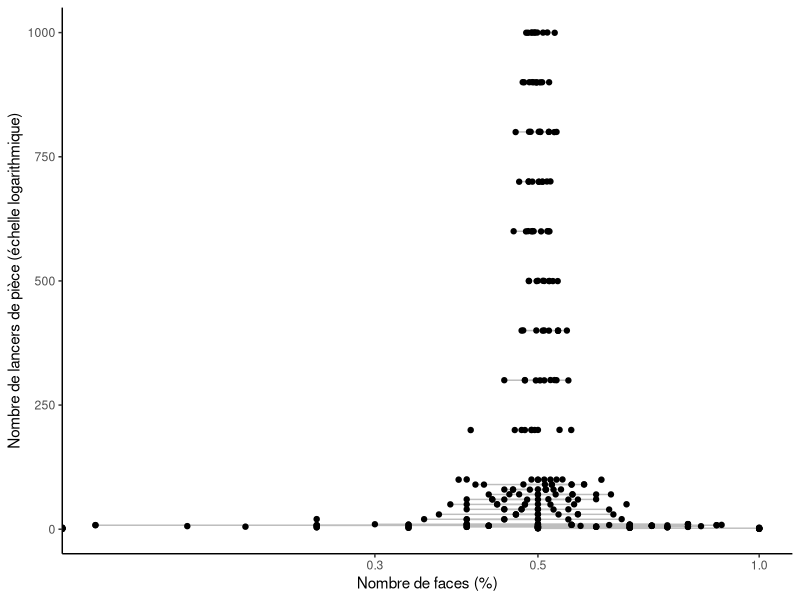
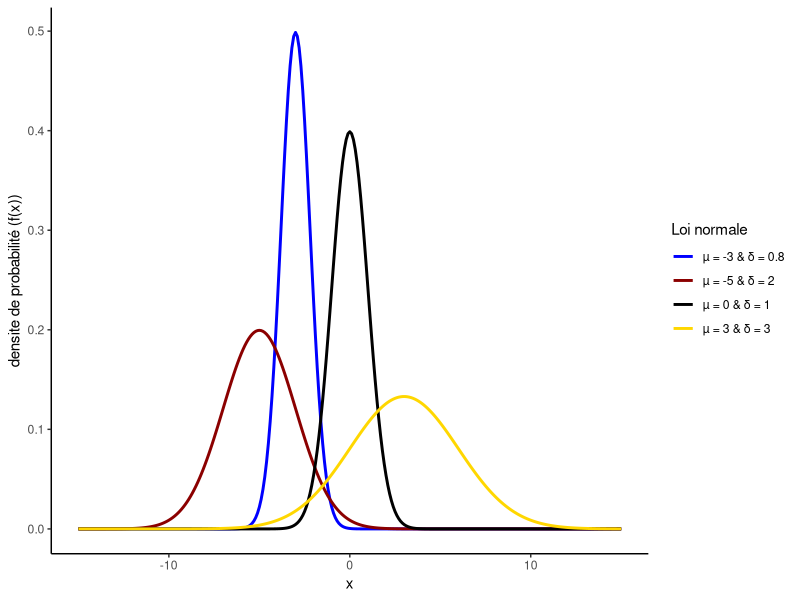
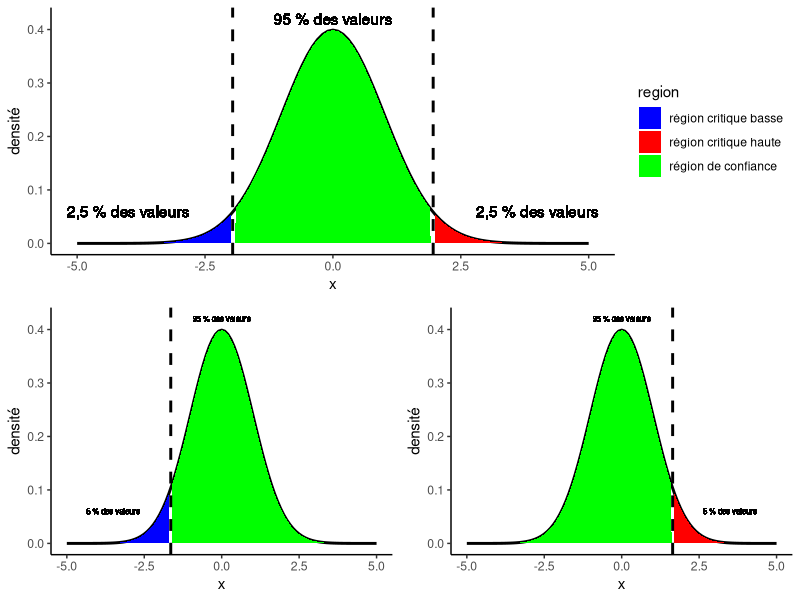
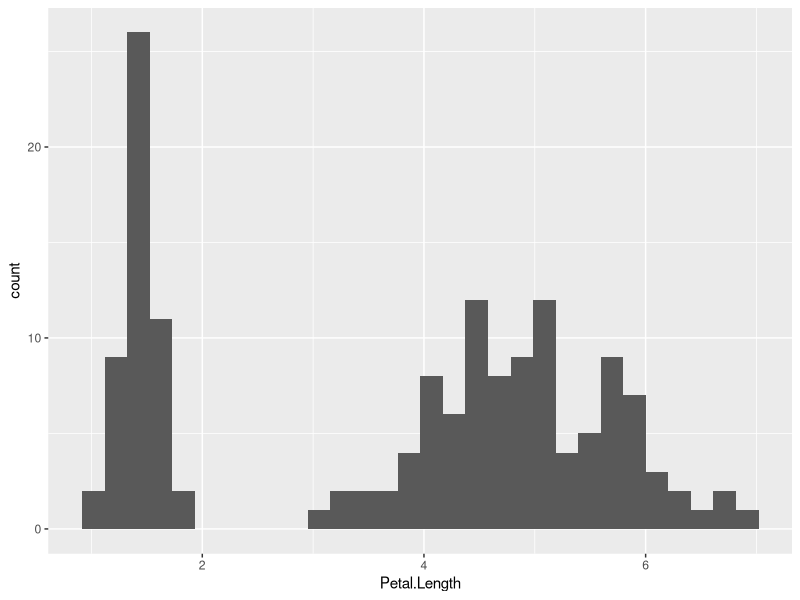
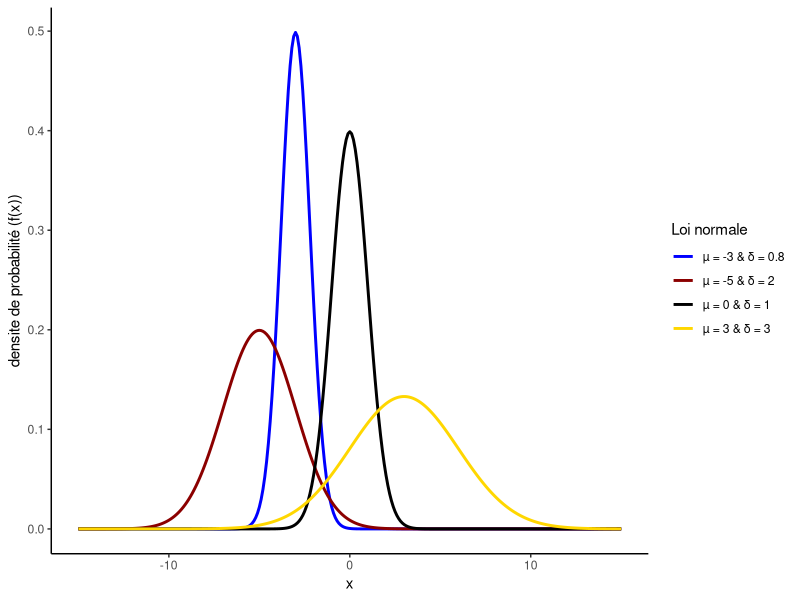

R code for these plots, in order: (Note: this script raises an error after producing the figures.)
## ---- chunk 1
#| label = "setup",
#| include = FALSE
knitr::opts_chunk$set(echo = TRUE, message = FALSE, warning = FALSE)
## ---- chunk 2
#| label: "initialisation et fixation de la graine aléatoire"

library(tidyverse)

# fixe la graine à 105
set.seed(105)

## ---- chunk 3
#| label = "lancer_pieces"
# création d'un vecteur contenant le nombre de lancers
nb_lancers <- c(
  1:9, # 1, 2, 3... 9
  seq(from = 10, to = 100, by = 10), # 10, 20... 100
  seq(from = 200, to = 1000, by = 100) # 200, 300... 1000
)

# 10 simulations pour chaque valeurs de nb_lancers de pièces
purrr::map(
  c(1:10),
  ~ bind_rows(
    bind_cols(
      nb_lancers = nb_lancers,
      nb_lancers %>% 
        purrr::map(
          ~ rbinom(.x, 1, 0.5)
        ) %>% 
        purrr::map(sum) %>% 
        purrr::map(as_tibble) %>% 
        bind_rows() %>% 
        rename(nb_faces = value)
    )
  )
) %>% 
  bind_rows() %>% # mise en commun des lignes
  mutate(
    pourcentage_face = nb_faces /nb_lancers # calcul du pourcentage de réussites
  ) %>% # création du graphique
  ggplot() + 
  aes(y = nb_lancers, x = pourcentage_face, group = nb_lancers) +
  geom_boxplot(color = "grey") + # ajout des boîtes à moustaches
  geom_jitter() + # ajout des points
  scale_x_log10() + # choix d'une échelle logarthmique
  theme_classic() +
  labs(
    y = "Nombre de lancers de pièce (échelle logarithmique)",
    x = "Nombre de faces (%)"
  )

## ---- chunk 4
#| label = "loi_normale"

# choix de l'intervalle de représentation
intervalle <- seq(-15, 15, 0.1)

# loi normale de paramètres µ égale à -5, -3, 0 ou 3 et σ égale à 2, 0.8, 1 ou 3
tibble(
  loi_normale = 
    rep(
      c(
        "µ = 0 & \U03B4 = 1", 
        "µ = 3 & \U03B4 = 3", 
        "µ = -3 & \U03B4 = 0.8", 
        "µ = -5 & \U03B4 = 2"
      ), 
      each = length(intervalle)
    ),
  x = rep(intervalle, 4),
  densite = 
    c(
      dnorm(intervalle, mean = 0, sd = 1),
      dnorm(intervalle, mean = 3, sd = 3),
      dnorm(intervalle, mean = -3, sd = 0.8),
      dnorm(intervalle, mean = -5, sd = 2))
) %>% 
  ggplot() +
  aes(x = x, y = densite, color = loi_normale) +
  geom_line(size = 1) +
  theme_classic() +
  scale_color_manual(values = c("blue", "dark red", "black", "gold")) +
  ylab("densite de probabilité (f(x))") +
  labs(color = "Loi normale")

ggsave("img/loi_normale.png")

## ---- chunk 5
#| label = "expl_loi_normale_test_bi_uni_lateral"

# choix de l'intervalle de représentation
intervalle <- seq(-5, 5, 0.1)

# test bilatéral
bilateral <- tibble(
  x = intervalle,
  "densité" = dnorm(intervalle, mean = 0, sd = 1),
  region = 
    case_when(
      x < qnorm(0.025) ~ "région critique basse",
      x < qnorm(0.975) ~ "région de confiance",
      TRUE ~ "région critique haute"
    )
) %>% 
  ggplot() +
  aes(x = x, y = `densité`) +
  geom_line(size = 1) +
  geom_area(aes(fill = region)) +
  scale_fill_manual(values = c("blue", "red", "green")) +
  geom_vline(xintercept = qnorm(0.025), size = 1, linetype = "dashed") + 
  geom_vline(xintercept = qnorm(0.975), size = 1, linetype = "dashed") + 
  geom_text(aes(x = -4, y = 0.06, label = "2,5 % des valeurs")) +
  geom_text(aes(x = 4, y = 0.06, label = "2,5 % des valeurs")) +
  geom_text(aes(x = 0, y = 0.42, label = "95 % des valeurs")) +
  theme_classic()

# test unilatéral à gauche
unilateral_gauche <- tibble(
  x = intervalle,
  "densité" = dnorm(intervalle, mean = 0, sd = 1),
  region = 
    case_when(
      x < qnorm(0.05) ~ "région critique basse",
      TRUE ~ "région de confiance"
    )
) %>% 
  ggplot() +
  aes(x = x, y = `densité`) +
  geom_line(size = 1) +
  geom_area(aes(fill = region)) +
  scale_fill_manual(values = c("blue", "green")) +
  geom_vline(xintercept = qnorm(0.05), size = 1, linetype = "dashed") + 
  geom_text(aes(x = -3.5, y = 0.06, label = "5 % des valeurs"), size = 2) +
  geom_text(aes(x = 0, y = 0.42, label = "95 % des valeurs"), size = 2) +
  theme_classic() +
  theme(legend.position = "none")

# test unilatéral à droite
unilateral_droit <- tibble(
  x = intervalle,
  "densité" = dnorm(intervalle, mean = 0, sd = 1),
  region = 
    case_when(
      x > qnorm(0.95) ~ "région critique haute",
      TRUE ~ "région de confiance"
    )
) %>% 
  ggplot() +
  
  aes(x = x, y = `densité`) +
  geom_line(size = 1) +
  geom_area(aes(fill = region)) +
  scale_fill_manual(values = c("red", "green")) +
  geom_vline(xintercept = qnorm(0.95), size = 1, linetype = "dashed") + 
  geom_text(aes(x = 3.5, y = 0.06, label = "5 % des valeurs"), size = 2) +
  geom_text(aes(x = 0, y = 0.42, label = "95 % des valeurs"), size = 2) +
  theme_classic() +
  theme(legend.position = "none")

library(cowplot)
ggdraw() +
  draw_plot(bilateral, 0, .5, 1, .5) +
  draw_plot(unilateral_gauche, 0, 0, .5, .5) +
  draw_plot(unilateral_droit, .5, 0, .5, .5)

## ---- chunk 6
#| label = "visualisation_du_jeu_de_donnees"

iris %>% View()

iris %>% 
  ggplot() +
  aes(x = Petal.Length) +
  geom_histogram()

## ---- chunk 7
#| label = "test_shapiro",
#| error = TRUE

shapiro.test(rnorm(n = 6000, mean = 5, sd = 3))

shapiro.test(
  iris$Petal.Length
)

ggplot(iris) +
  aes(x = Petal.Length, fill = Species) +
  geom_histogram(bins = 35)

shapiro.test((iris %>% filter(Species == "setosa"))$Petal.Length)

shapiro.test((iris %>% filter(Species == "versicolor"))$Petal.Length)

iris %>% 
  filter(Species == "setosa") %>% 
  ggplot(aes(x = Petal.Length)) +
  geom_histogram()

iris %>% 
  filter(Species == "versicolor") %>% 
  ggplot(aes(x = Petal.Length)) +
  geom_histogram()

## ---- chunk 8
#| label = "qqplot"
iris %>%
  ggplot() +
  aes(sample = Petal.Length) +
  geom_qq() +
  geom_qq_line(color = "dark red", size = 1) +
  theme_classic()

iris %>%
  filter(Species == "setosa") %>% 
  ggplot() +
  aes(sample = Petal.Length) +
  geom_qq() +
  geom_qq_line(color = "dark red", size = 1) +
  theme_classic()

iris %>% 
  filter(Species == "versicolor") %>% 
  ggplot() +
  aes(sample = Petal.Length) +
  geom_qq() +
  geom_qq_line() +
  theme_classic()

